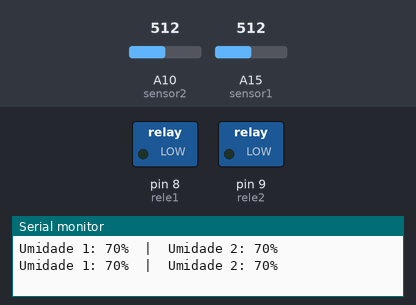
Recording of a sketch running on a simulated Arduino Mega 2560, built with avr-gcc and run on an emulated ATmega2560. Shown: switched loads named in the sketch (green lamp = pin HIGH), the last lines printed to the serial monitor. The test bench sets the inputs (shaded band); at power-on: A10 (sensor2) = 512, A15 (sensor1) = 512.

Above: at 2.8 s.
2.9 s: A10 (sensor2) set to 799
5.6 s: A10 (sensor2) set to 818
At 6.6 s:
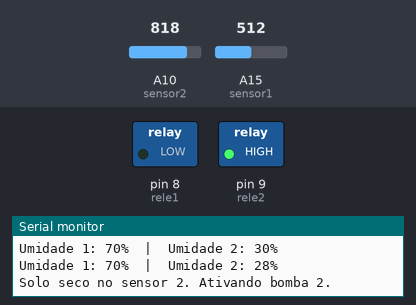
11.6 s: A15 (sensor1) set to 799
14.5 s: A15 (sensor1) set to 821
At 20.6 s:
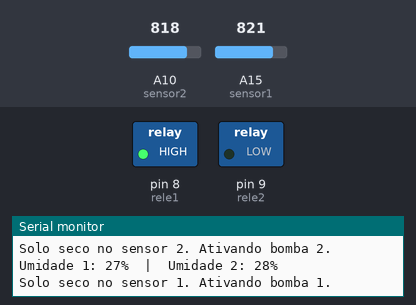
Timing chart, 0 to 21.5 s (numbered marks = the images above; inputs shaded):
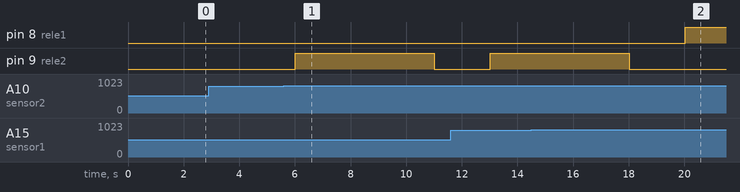

The sketch:

ELTvalvulaTeste.ino
```cpp
// Pinos dos relés conectados ao Arduino
const int rele1 = 8;  // Relé da bomba 1
const int rele2 = 9;  // Relé da bomba 2

// Sensores de umidade do solo
const int sensor1 = A15;  // Sensor 1 controla bomba 1
const int sensor2 = A10;  // Sensor 2 controla bomba 2

// Limites do sensor (ajuste conforme seu sensor)
const int sensorSeco = 1023;  // Valor lido quando o solo está seco
const int sensorMolhado = 300; // Valor lido quando o solo está totalmente úmido

// Limiar de umidade em percentual para acionar a bomba
const int umidadeMinimaPercentual = 30;  // Aciona bomba se umidade < 30%

void setup() {
  pinMode(rele1, OUTPUT);
  pinMode(rele2, OUTPUT);

  digitalWrite(rele1, LOW);
  digitalWrite(rele2, LOW);

  Serial.begin(9600);
}

void loop() {
  // Lê os sensores
  int leitura1 = analogRead(sensor1);
  int leitura2 = analogRead(sensor2);

  // Converte para percentual (100% úmido, 0% seco)
  int umidade1 = map(leitura1, sensorSeco, sensorMolhado, 0, 100);
  int umidade2 = map(leitura2, sensorSeco, sensorMolhado, 0, 100);

  // Limita os valores entre 0 e 100
  umidade1 = constrain(umidade1, 0, 100);
  umidade2 = constrain(umidade2, 0, 100);

  // Mostra no monitor serial
  Serial.print("Umidade 1: ");
  Serial.print(umidade1);
  Serial.print("%  |  Umidade 2: ");
  Serial.print(umidade2);
  Serial.println("%");

  // Verifica umidade e ativa bombas se necessário
  if (umidade1 < umidadeMinimaPercentual) {
    Serial.println("Solo seco no sensor 1. Ativando bomba 1.");
    digitalWrite(rele1, HIGH);
    delay(5000);
    digitalWrite(rele1, LOW);
  }

  if (umidade2 < umidadeMinimaPercentual) {
    Serial.println("Solo seco no sensor 2. Ativando bomba 2.");
    digitalWrite(rele2, HIGH);
    delay(5000);
    digitalWrite(rele2, LOW);
  }

  delay(2000); // Tempo entre leituras
}
```

Measured:
- the behaviour switches between 806 and 807 on A10 (sensor2) (found by bisection; images 0 and 1)
- the behaviour switches between 806 and 807 on A15 (sensor1) (found by bisection; images 1 and 2)
- after the input at 5.6 s, pin 9 (rele2): LOW → HIGH after 0.42 s, → LOW 5.0 s later
- after the input at 14.5 s, pin 8 (rele1): LOW → HIGH after 5.5 s; pin 9 (rele2): goes on until 18.0 s, then stays LOW
